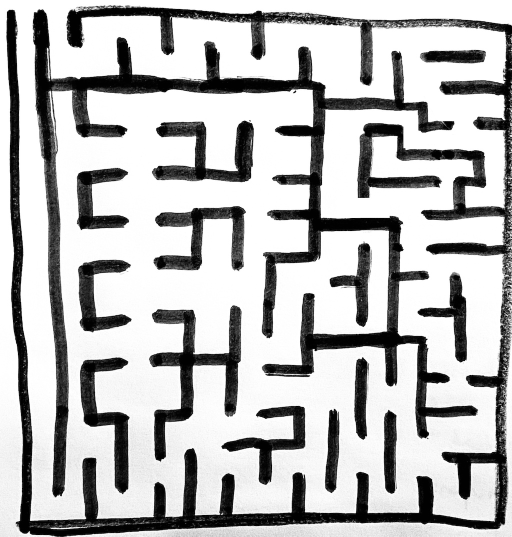
#> input picture maze/maze.jpg, 1024 x 1073 px (shown at 1/2 size)
$ python draw.py maze.jpg
#> lines starting #> are read from the running program, lines starting #| are printed output that depends on the picture
#!/usr/bin/env python

from mcpi.minecraft import Minecraft
from PIL import Image
from numpy import asarray
import sys

if len(sys.argv) < 2:
    print("Usage: %s <filename>" % sys.argv[0])
    sys.exit(-1)

filename = sys.argv[1]
print("Rending %s to Minecraft" % filename)
image = Image.open(filename).convert('LA')
image.thumbnail((64,64))
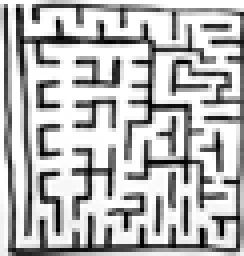
#> image: PIL image 61x64 LA (shown 4 times larger); mean R, G, B, A 183.5, 183.5, 183.5, 255
data = asarray(image)

#> (the run stopped early here; a loop or call above may not have finished)
